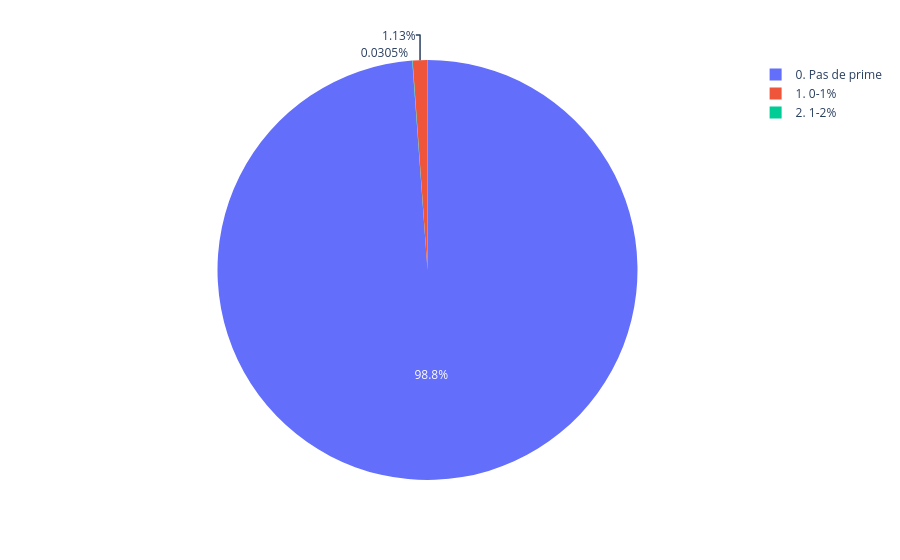

The notebook cell saved with this chart:
### Code cell
fig_pie2 = px.pie(
    budget_prime.loc[budget_prime["pop_totale"] > 3500], names="prime_cat"
)
fig_pie2.show()

### Figure 1 — Plotly figure (JSON) as saved in the notebook; plotly's stock layout.template omitted (floating-point values rounded to 4 significant figures; data arrays with more than 128 entries replaced by an {"elided": "..."} marker saying what was removed)
{"data": [{"domain": {"x": [0, 1], "y": [0, 1]}, "hovertemplate": "prime_cat=%{label}<extra></extra>", "labels": {"elided": "3275 str values"}, "legendgroup": "", "name": "", "showlegend": true, "type": "pie"}], "layout": {"legend": {"tracegroupgap": 0}, "margin": {"t": 60}}}
